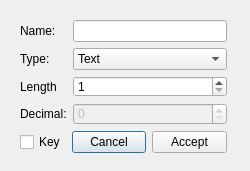
<?xml version="1.0" encoding="UTF-8"?>
<ui version="4.0">
 <class>CreateFieldDialog</class>
 <widget class="QDialog" name="CreateFieldDialog">
  <property name="geometry">
   <rect>
    <x>0</x>
    <y>0</y>
    <width>250</width>
    <height>171</height>
   </rect>
  </property>
  <property name="windowTitle">
   <string>Create Field</string>
  </property>
  <widget class="QWidget" name="layoutWidget">
   <property name="geometry">
    <rect>
     <x>20</x>
     <y>20</y>
     <width>207</width>
     <height>133</height>
    </rect>
   </property>
   <layout class="QVBoxLayout" name="verticalLayout">
    <item>
     <layout class="QFormLayout" name="formLayout">
      <item row="0" column="0">
       <widget class="QLabel" name="label">
        <property name="text">
         <string>Name:</string>
        </property>
       </widget>
      </item>
      <item row="0" column="1">
       <widget class="QLineEdit" name="lineEditName">
        <property name="inputMask">
         <string/>
        </property>
        <property name="maxLength">
         <number>15</number>
        </property>
       </widget>
      </item>
      <item row="1" column="0">
       <widget class="QLabel" name="label_2">
        <property name="text">
         <string>Type:</string>
        </property>
       </widget>
      </item>
      <item row="1" column="1">
       <widget class="QComboBox" name="comboBoxType">
        <item>
         <property name="text">
          <string>Text</string>
         </property>
        </item>
        <item>
         <property name="text">
          <string>Integer</string>
         </property>
        </item>
        <item>
         <property name="text">
          <string>Double</string>
         </property>
        </item>
       </widget>
      </item>
      <item row="2" column="0">
       <widget class="QLabel" name="label_3">
        <property name="text">
         <string>Length</string>
        </property>
       </widget>
      </item>
      <item row="2" column="1">
       <widget class="QSpinBox" name="spinBoxLength">
        <property name="minimum">
         <number>1</number>
        </property>
        <property name="maximum">
         <number>64</number>
        </property>
       </widget>
      </item>
      <item row="3" column="0">
       <widget class="QLabel" name="label_4">
        <property name="text">
         <string>Decimal:</string>
        </property>
       </widget>
      </item>
      <item row="3" column="1">
       <widget class="QSpinBox" name="spinBoxDecimal">
        <property name="enabled">
         <bool>false</bool>
        </property>
        <property name="maximum">
         <number>6</number>
        </property>
       </widget>
      </item>
     </layout>
    </item>
    <item>
     <layout class="QHBoxLayout" name="horizontalLayout">
      <item>
       <widget class="QCheckBox" name="checkBoxKey">
        <property name="text">
         <string>Key</string>
        </property>
       </widget>
      </item>
      <item>
       <widget class="QPushButton" name="pushButtonCancel">
        <property name="text">
         <string>Cancel</string>
        </property>
       </widget>
      </item>
      <item>
       <widget class="QPushButton" name="pushButtonAccept">
        <property name="text">
         <string>Accept</string>
        </property>
       </widget>
      </item>
     </layout>
    </item>
   </layout>
  </widget>
 </widget>
 <resources/>
 <connections/>
</ui>
